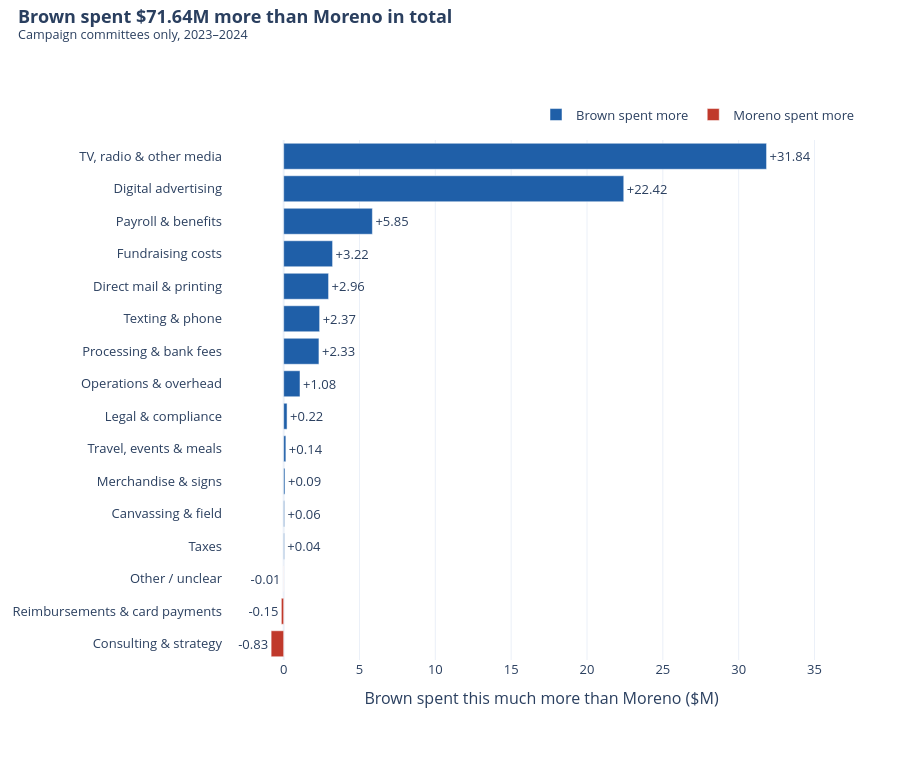

Write notebook code for a chart like this one.
### Code cell
# Chart 4: Brown's advantage by category
fig = go.Figure()
for w, label, mask in [("Brown", "Brown spent more", gap["gap"] >= 0), ("Moreno", "Moreno spent more", gap["gap"] < 0)]:
    part = gap[mask]
    hover = [f"<b>{r['category']}</b><br>Brown: {money_m(r['Brown'])}<br>Moreno: {money_m(r['Moreno'])}<br>Difference: {'+' if r['gap'] >= 0 else '-'}${abs(r['gap']) / 1e6:,.2f}M ({r['share_of_total_gap_pct']:.1f}% of total gap)"
             for _, r in part.iterrows()]
    fig.add_trace(go.Bar(y=part["category"], x=part["gap"] / 1e6, orientation="h", name=label, marker_color=COLORS[w],
                         text=[f"{v / 1e6:+.2f}" for v in part["gap"]], textposition="outside",
                         hovertext=hover, hoverinfo="text"))
fig.update_yaxes(autorange="reversed", categoryorder="array", categoryarray=list(gap["category"]))
fig.update_xaxes(title_text="Brown spent this much more than Moreno ($M)", range=[-4, 38])
finish(fig, "04_brown_advantage.html", f"Brown spent {money_m(total_gap)} more than Moreno in total", SCOPE, height=760, top=140)

### Figure 1 — Plotly figure (JSON) as saved in the notebook; plotly's stock layout.template omitted (floating-point values rounded to 4 significant figures)
{"data": [{"hoverinfo": "text", "hovertext": ["<b>TV, radio & other media</b><br>Brown: $48.43M<br>Moreno: $16.59M<br>Difference: +$31.84M (44.4% of total gap)", "<b>Digital advertising</b><br>Brown: $24.29M<br>Moreno: $1.87M<br>Difference: +$22.42M (31.3% of total gap)", "<b>Payroll & benefits</b><br>Brown: $5.95M<br>Moreno: $0.10M<br>Difference: +$5.85M (8.2% of total gap)", "<b>Fundraising costs</b><br>Brown: $4.36M<br>Moreno: $1.13M<br>Difference: +$3.22M (4.5% of total gap)", "<b>Direct mail & printing</b><br>Brown: $4.48M<br>Moreno: $1.52M<br>Difference: +$2.96M (4.1% of total gap)", "<b>Texting & phone</b><br>Brown: $2.93M<br>Moreno: $0.56M<br>Difference: +$2.37M (3.3% of total gap)", "<b>Processing & bank fees</b><br>Brown: $2.69M<br>Moreno: $0.36M<br>Difference: +$2.33M (3.2% of total gap)", "<b>Operations & overhead</b><br>Brown: $1.23M<br>Moreno: $0.16M<br>Difference: +$1.08M (1.5% of total gap)", "<b>Legal & compliance</b><br>Brown: $0.66M<br>Moreno: $0.44M<br>Difference: +$0.22M (0.3% of total gap)", "<b>Travel, events & meals</b><br>Brown: $0.44M<br>Moreno: $0.30M<br>Difference: +$0.14M (0.2% of total gap)", "<b>Merchandise & signs</b><br>Brown: $0.13M<br>Moreno: $0.05M<br>Difference: +$0.09M (0.1% of total gap)", "<b>Canvassing & field</b><br>Brown: $0.08M<br>Moreno: $0.02M<br>Difference: +$0.06M (0.1% of total gap)", "<b>Taxes</b><br>Brown: $0.05M<br>Moreno: $0.00M<br>Difference: +$0.04M (0.1% of total gap)"], "marker": {"color": "#1f5fa8"}, "name": "Brown spent more", "orientation": "h", "text": ["+31.84", "+22.42", "+5.85", "+3.22", "+2.96", "+2.37", "+2.33", "+1.08", "+0.22", "+0.14", "+0.09", "+0.06", "+0.04"], "textposition": "outside", "type": "bar", "x": [31.84, 22.42, 5.85, 3.225, 2.961, 2.372, 2.326, 1.076, 0.2239, 0.1448, 0.08559, 0.05623, 0.04446], "y": ["TV, radio & other media", "Digital advertising", "Payroll & benefits", "Fundraising costs", "Direct mail & printing", "Texting & phone", "Processing & bank fees", "Operations & overhead", "Legal & compliance", "Travel, events & meals", "Merchandise & signs", "Canvassing & field", "Taxes"]}, {"hoverinfo": "text", "hovertext": ["<b>Other / unclear</b><br>Brown: $-0.01M<br>Moreno: $0.00M<br>Difference: -$0.01M (-0.0% of total gap)", "<b>Reimbursements & card payments</b><br>Brown: $0.91M<br>Moreno: $1.07M<br>Difference: -$0.15M (-0.2% of total gap)", "<b>Consulting & strategy</b><br>Brown: $0.82M<br>Moreno: $1.64M<br>Difference: -$0.83M (-1.2% of total gap)"], "marker": {"color": "#c0392b"}, "name": "Moreno spent more", "orientation": "h", "text": ["-0.01", "-0.15", "-0.83"], "textposition": "outside", "type": "bar", "x": [-0.008062, -0.152, -0.8263], "y": ["Other / unclear", "Reimbursements & card payments", "Consulting & strategy"]}], "layout": {"font": {"size": 13}, "height": 760, "legend": {"orientation": "h", "x": 1, "xanchor": "right", "y": 1.02, "yanchor": "bottom"}, "margin": {"b": 100, "l": 80, "r": 40, "t": 140}, "showlegend": true, "title": {"text": "<b>Brown spent $71.64M more than Moreno in total</b><br><sup>Campaign committees only, 2023–2024</sup>", "x": 0.02, "y": 0.97, "yanchor": "top"}, "xaxis": {"range": [-4, 38], "title": {"text": "Brown spent this much more than Moreno ($M)"}}, "yaxis": {"automargin": true, "autorange": "reversed", "categoryarray": ["TV, radio & other media", "Digital advertising", "Payroll & benefits", "Fundraising costs", "Direct mail & printing", "Texting & phone", "Processing & bank fees", "Operations & overhead", "Legal & compliance", "Travel, events & meals", "Merchandise & signs", "Canvassing & field", "Taxes", "Other / unclear", "Reimbursements & card payments", "Consulting & strategy"], "categoryorder": "array"}}}
